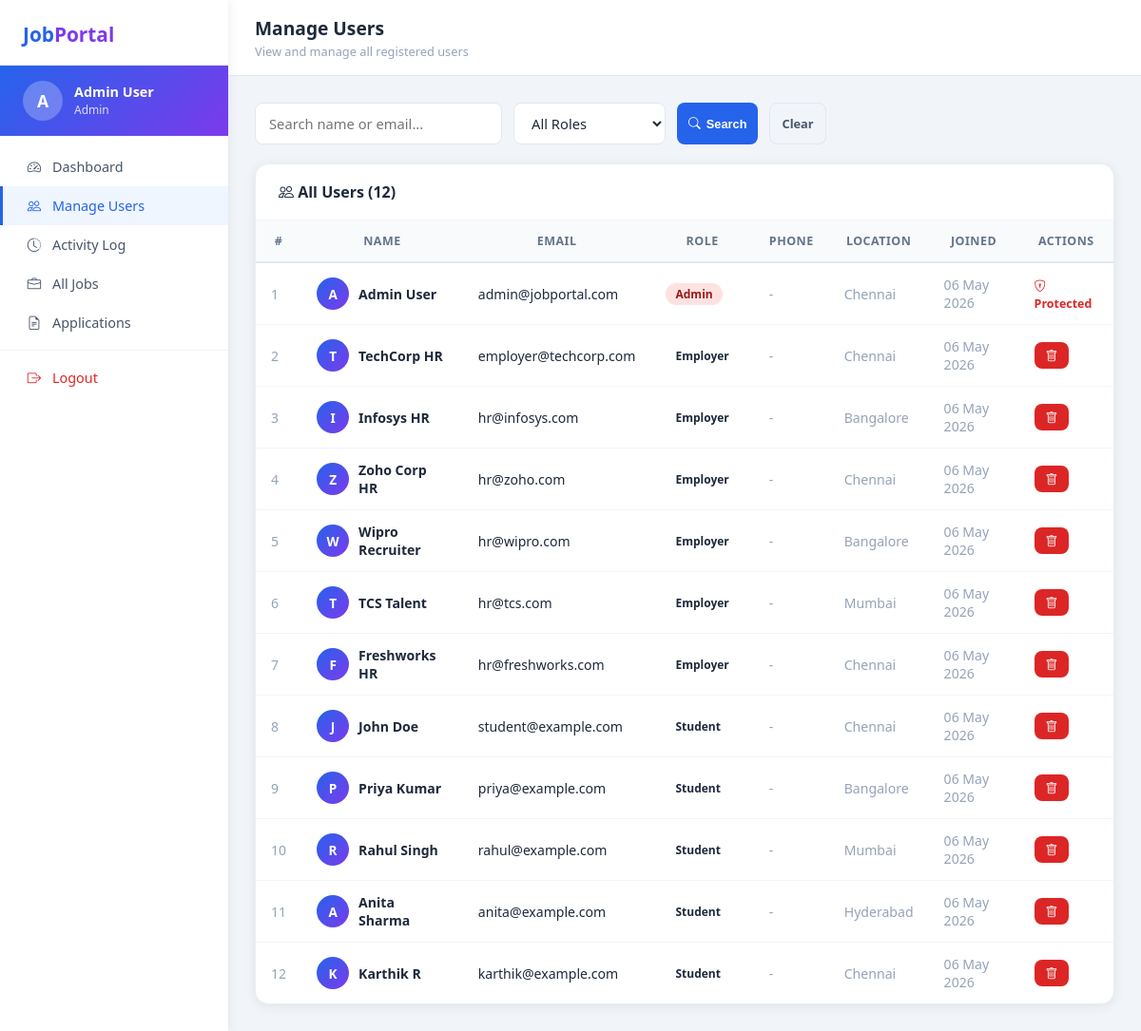
Screenshot of /jobportal/admin/users.php (signed in) with the database file from the repository.
### tables this page shows
CREATE TABLE users (
    id         INT AUTO_INCREMENT PRIMARY KEY,
    full_name  VARCHAR(100) NOT NULL,
    email      VARCHAR(100) NOT NULL UNIQUE,
    password   VARCHAR(255) NOT NULL,
    role       ENUM('student','employer','admin') NOT NULL DEFAULT 'student',
    phone      VARCHAR(20),
    location   VARCHAR(100),
    profile_pic VARCHAR(255),
    created_at TIMESTAMP DEFAULT CURRENT_TIMESTAMP
);

### jobportal/config/db.php (called while the page is built, shortened)
<?php
$conn = new mysqli(DB_HOST, DB_USER, DB_PASS, DB_NAME, DB_PORT);
$conn->set_charset("utf8mb4");
function getUserId() {
    return (int)($_SESSION['user_id'] ?? 0);
}
function sanitize($data) {
    global $conn;
    return mysqli_real_escape_string($conn, trim(strip_tags($data)));
}

### jobportal/admin/users.php (the view, shortened to what this page needs)
<?php
require_once '../config/db.php';
$search      = sanitize($_GET['search'] ?? '');
$where = '1=1';
$users = $conn->query("SELECT * FROM users WHERE $where ORDER BY created_at DESC");
include '../includes/head.php';
?>
<div class="layout">
<?php include '../includes/sidebar.php'; ?>
<div class="main-content">
    <div class="topbar">
        <div>
            <div class="topbar-title">Manage Users</div>
            <div class="topbar-sub">View and manage all registered users</div>
        </div>
    </div>
    <div class="page-body">
        <form method="GET" style="display:flex;gap:12px;margin-bottom:20px;flex-wrap:wrap;">
            <input type="text" name="search" class="form-control" placeholder="Search name or email..."
                   value="<?= htmlspecialchars($search) ?>" style="max-width:260px;">
            <select name="role" class="form-select" style="max-width:160px;" onchange="this.form.submit()">
                <option value="">All Roles</option>
            </select>
            <button type="submit" class="btn btn-primary btn-sm"><i class="bi bi-search"></i> Search</button>
            <a href="users.php" class="btn btn-outline btn-sm">Clear</a>
        </form>
        <div class="table-wrap">
            <div class="card-header">
                <h5><i class="bi bi-people"></i> All Users (<?= $users->num_rows ?>)</h5>
            </div>
            <table>
                <thead>
                    <tr>
                        <th>#</th><th>Name</th><th>Email</th><th>Role</th>
                        <th>Phone</th><th>Location</th><th>Joined</th><th>Actions</th>
                    </tr>
                </thead>
                <tbody>
                <?php if ($users->num_rows === 0): ?>
                    <tr><td colspan="8" style="text-align:center;padding:40px;color:#94a3b8;">No users found.</td></tr>
                <?php else: ?>
                <?php while ($u = $users->fetch_assoc()): ?>
                    <tr>
                        <td class="text-muted text-small"><?= $u['id'] ?></td>
                        <td>
                            <div style="display:flex;align-items:center;gap:10px;">
                                <div style="width:34px;height:34px;border-radius:50%;background:linear-gradient(135deg,#2563eb,#7c3aed);display:flex;align-items:center;justify-content:center;color:white;font-weight:700;font-size:0.85rem;flex-shrink:0;">
                                    <?= strtoupper(substr($u['full_name'],0,1)) ?>
                                </div>
                                <span class="fw-semibold"><?= htmlspecialchars($u['full_name']) ?></span>
                            </div>
                        </td>
                        <td class="text-small"><?= htmlspecialchars($u['email']) ?></td>
                        <td><span class="badge badge-<?= $u['role'] ?>"><?= ucfirst($u['role']) ?></span></td>
                        <td class="text-small text-muted"><?= htmlspecialchars($u['phone'] ?? '-') ?></td>
                        <td class="text-small text-muted"><?= htmlspecialchars($u['location'] ?? '-') ?></td>
                        <td class="text-small text-muted"><?= date('d M Y', strtotime($u['created_at'])) ?></td>
                        <td>
                            <?php if ($u['id'] !== getUserId() && $u['role'] !== 'admin'): ?>
                                <a href="?delete=<?= $u['id'] ?>" class="btn btn-danger btn-sm"
                                   onclick="return confirm('Delete this user and all their data?')">
                                    <i class="bi bi-trash"></i>
                                </a>
                            <?php elseif ($u['role'] === 'admin'): ?>
                                <span style="font-size:0.78rem;color:#dc2626;font-weight:600;"><i class="bi bi-shield-lock"></i> Protected</span>
                            <?php else: ?>
                                <span class="text-muted text-small">You</span>
                            <?php endif; ?>
                        </td>
                    </tr>
                <?php endwhile; ?>
                <?php endif; ?>
                </tbody>
            </table>
        </div>
    </div>
</div>
</div>
</body></html>

### jobportal/assets/css/style.css (style rules this page uses)
:root { --primary: #2563eb; --primary-d: #1d4ed8; --secondary: #7c3aed; --success: #16a34a; --danger: #dc2626; --warning: #d97706; --info: #0891b2; --bg: #f1f5f9; --card-shadow: 0 2px 12px rgba(0,0,0,0.08); --card-hover: 0 8px 24px rgba(0,0,0,0.12); }
* { box-sizing: border-box; margin: 0; padding: 0; }
body { font-family: 'Segoe UI', sans-serif; background: var(--bg); color: #1e293b; min-height: 100vh; }
.layout { display: flex; min-height: 100vh; }
.main-content { margin-left: 240px; flex: 1; display: flex; flex-direction: column; min-height: 100vh; }
.topbar { background: white; padding: 16px 28px; border-bottom: 1px solid #e2e8f0; display: flex; align-items: center; justify-content: space-between; position: sticky; top: 0; z-index: 50; }
.topbar-title { font-size: 1.2rem; font-weight: 700; color: #1e293b; }
.topbar-sub { font-size: 0.8rem; color: #94a3b8; margin-top: 2px; }
.page-body { padding: 28px; flex: 1; }
.card-header { padding: 18px 24px; border-bottom: 1px solid #f1f5f9; display: flex; align-items: center; justify-content: space-between; }
.card-header h5 { font-weight: 700; font-size: 1rem; margin: 0; }
.table-wrap { background: white; border-radius: 14px; box-shadow: var(--card-shadow); border: 1px solid #e8edf2; overflow: hidden; }
.table-wrap table { width: 100%; border-collapse: collapse; }
.table-wrap thead th { background: #f8fafc; padding: 13px 16px; font-size: 0.78rem; font-weight: 700; text-transform: uppercase; letter-spacing: 0.5px; color: #64748b; border-bottom: 2px solid #e2e8f0; white-space: nowrap; }
.table-wrap tbody td { padding: 13px 16px; border-bottom: 1px solid #f1f5f9; font-size: 0.88rem; vertical-align: middle; }
.table-wrap tbody tr:last-child td { border-bottom: none; }
.badge { display: inline-block; padding: 3px 10px; border-radius: 20px; font-size: 0.75rem; font-weight: 600; }
.badge-admin { background:#fee2e2; color:#991b1b; }
.btn { display: inline-flex; align-items: center; gap: 6px; padding: 9px 20px; border-radius: 8px; font-size: 0.88rem; font-weight: 600; cursor: pointer; border: none; text-decoration: none; transition: all 0.2s; white-space: nowrap; }
.btn-primary { background: var(--primary); color: white; }
.btn-danger { background: var(--danger); color: white; }
.btn-outline { background: transparent; border: 1.5px solid #e2e8f0; color: #475569; }
.btn-sm { padding: 5px 12px; font-size: 0.8rem; }
.form-control, .form-select { width: 100%; padding: 10px 14px; border: 1.5px solid #e2e8f0; border-radius: 8px; font-size: 0.92rem; color: #1e293b; background: white; transition: border-color 0.2s, box-shadow 0.2s; font-family: inherit; }
.text-muted { color: #94a3b8; }
.text-small { font-size: 0.8rem; }
.fw-semibold { font-weight: 600; }

### rows the page displays
users: id "1", full_name "A", full_name "Admin User", email "admin@jobportal.com", role "Admin", phone "-", location "Chennai", created_at "06 May 2026", shows "Protected"
users: id "2", full_name "T", full_name "TechCorp HR", email "employer@techcorp.com", role "Employer", phone "-", location "Chennai", created_at "06 May 2026"
users: id "3", full_name "I", full_name "Infosys HR", email "hr@infosys.com", role "Employer", phone "-", location "Bangalore", created_at "06 May 2026"
users: id "4", full_name "Z", full_name "Zoho Corp HR", email "hr@zoho.com", role "Employer", phone "-", location "Chennai", created_at "06 May 2026"
users: id "5", full_name "W", full_name "Wipro Recruiter", email "hr@wipro.com", role "Employer", phone "-", location "Bangalore", created_at "06 May 2026"
users: id "6", full_name "T", full_name "TCS Talent", email "hr@tcs.com", role "Employer", phone "-", location "Mumbai", created_at "06 May 2026"
users: id "7", full_name "F", full_name "Freshworks HR", email "hr@freshworks.com", role "Employer", phone "-", location "Chennai", created_at "06 May 2026"
users: id "8", full_name "J", full_name "John Doe", email "student@example.com", role "Student", phone "-", location "Chennai", created_at "06 May 2026"
users: id "9", full_name "P", full_name "Priya Kumar", email "priya@example.com", role "Student", phone "-", location "Bangalore", created_at "06 May 2026"
users: id "10", full_name "R", full_name "Rahul Singh", email "rahul@example.com", role "Student", phone "-", location "Mumbai", created_at "06 May 2026"
users: id "11", full_name "A", full_name "Anita Sharma", email "anita@example.com", role "Student", phone "-", location "Hyderabad", created_at "06 May 2026"
users: id "12", full_name "K", full_name "Karthik R", email "karthik@example.com", role "Student", phone "-", location "Chennai", created_at "06 May 2026"

### other values shown
$initial "A"
$full_name "Admin User"
$role "Admin"
$users->num_rows "12"
